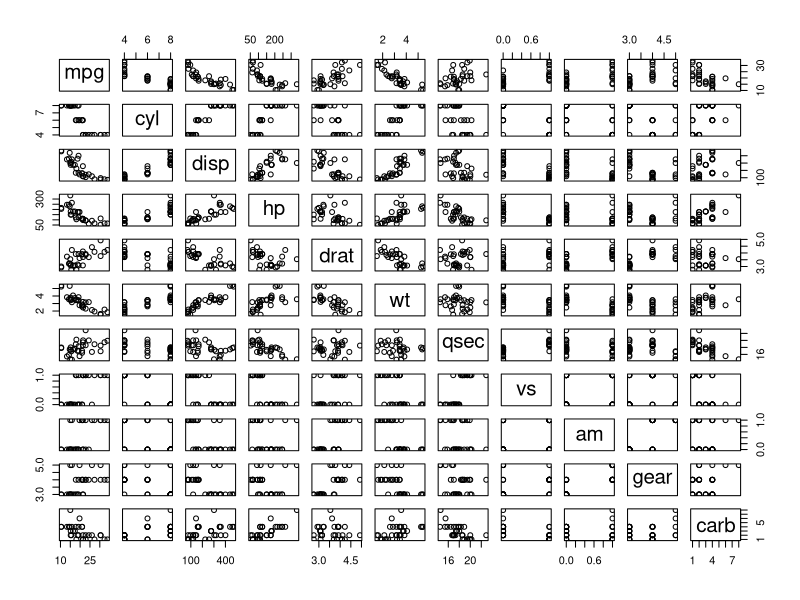
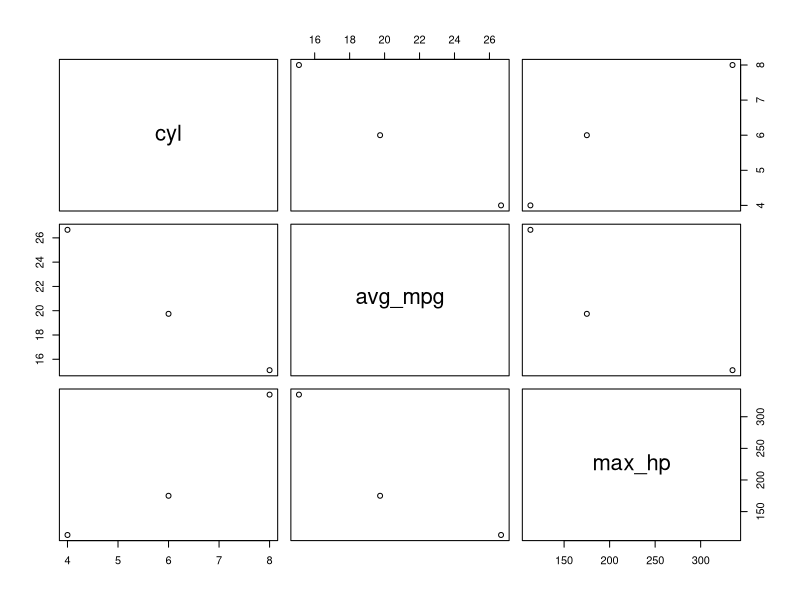

Write the R code that produced these figures, in order.
library(dplyr)
data <- mtcars
head(data)

# Filtering
filtered_data <- filter(mtcars, mpg > 20)
head(filtered_data)
plot(data)

# Selection
selected_data <- select(mtcars, mpg, hp, gear)
head(selected_data)

# Creating New Column
mutated_data <- mutate(mtcars, power_ratio = hp / wt)
head(mutated_data)

# Sorting the Data
sorted_data <- arrange(mtcars, desc(mpg))  # Sort by mpg (descending)
head(sorted_data)

# Summarizing Data
summary_stats <- mtcars %>%
  group_by(cyl) %>%
  summarize(avg_mpg = mean(mpg), max_hp = max(hp))

print(summary_stats)
plot(summary_stats)
